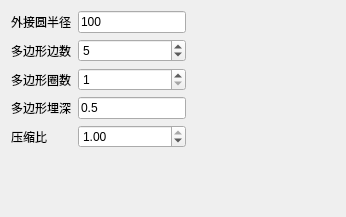
           <widget class="QWidget" name="tab">
            <attribute name="title">
             <string>多边形</string>
            </attribute>
            <layout class="QGridLayout" name="gridLayout_13">
             <item row="0" column="0">
              <layout class="QGridLayout" name="gridLayout_10">
               <item row="0" column="0">
                <widget class="QLabel" name="label_28">
                 <property name="text">
                  <string>外接圆半径</string>
                 </property>
                </widget>
               </item>
               <item row="0" column="1">
                <widget class="QLineEdit" name="lineEdit3_1_R">
                 <property name="text">
                  <string>100</string>
                 </property>
                </widget>
               </item>
               <item row="1" column="0">
                <widget class="QLabel" name="label_29">
                 <property name="text">
                  <string>多边形边数</string>
                 </property>
                </widget>
               </item>
               <item row="2" column="0">
                <widget class="QLabel" name="label_30">
                 <property name="text">
                  <string>多边形圈数</string>
                 </property>
                </widget>
               </item>
               <item row="3" column="0">
                <widget class="QLabel" name="label_37">
                 <property name="text">
                  <string>多边形埋深</string>
                 </property>
                </widget>
               </item>
               <item row="3" column="1">
                <widget class="QLineEdit" name="lineEdit3_1_D">
                 <property name="text">
                  <string>0.5</string>
                 </property>
                </widget>
               </item>
               <item row="4" column="0">
                <widget class="QLabel" name="label_31">
                 <property name="text">
                  <string>压缩比</string>
                 </property>
                </widget>
               </item>
               <item row="4" column="1">
                <widget class="QDoubleSpinBox" name="doubleSpinBox3_1_Rate">
                 <property name="maximum">
                  <double>1.000000000000000</double>
                 </property>
                 <property name="singleStep">
                  <double>0.100000000000000</double>
                 </property>
                 <property name="value">
                  <double>1.000000000000000</double>
                 </property>
                </widget>
               </item>
               <item row="1" column="1">
                <widget class="QSpinBox" name="spinBox3_1_N">
                 <property name="maximum">
                  <number>99999</number>
                 </property>
                 <property name="value">
                  <number>5</number>
                 </property>
                </widget>
               </item>
               <item row="2" column="1">
                <widget class="QSpinBox" name="spinBox3_1_M">
                 <property name="minimum">
                  <number>1</number>
                 </property>
                 <property name="maximum">
                  <number>99999</number>
                 </property>
                 <property name="singleStep">
                  <number>1</number>
                 </property>
                </widget>
               </item>
              </layout>
             </item>
             <item row="0" column="1">
              <spacer name="horizontalSpacer_3">
               <property name="orientation">
                <enum>Qt::Horizontal</enum>
               </property>
               <property name="sizeHint" stdset="0">
                <size>
                 <width>149</width>
                 <height>123</height>
                </size>
               </property>
              </spacer>
             </item>
             <item row="1" column="0">
              <spacer name="verticalSpacer_5">
               <property name="orientation">
                <enum>Qt::Vertical</enum>
               </property>
               <property name="sizeHint" stdset="0">
                <size>
                 <width>20</width>
                 <height>58</height>
                </size>
               </property>
              </spacer>
             </item>
            </layout>
           </widget>
